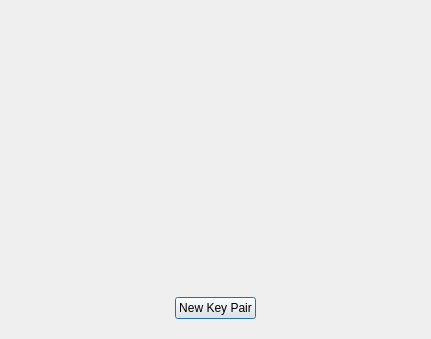
<?xml version="1.0" encoding="UTF-8"?>
<ui version="4.0">
 <class>GenerateKeyPairDialog</class>
 <widget class="QDialog" name="GenerateKeyPairDialog">
  <property name="geometry">
   <rect>
    <x>0</x>
    <y>0</y>
    <width>431</width>
    <height>339</height>
   </rect>
  </property>
  <property name="windowTitle">
   <string>Dialog</string>
  </property>
  <layout class="QVBoxLayout" name="verticalLayout_5">
   <item>
    <widget class="QStackedWidget" name="stackedWidget">
     <property name="currentIndex">
      <number>0</number>
     </property>
     <widget class="QWidget" name="page_7">
      <layout class="QVBoxLayout" name="verticalLayout_2">
       <item>
        <widget class="QLabel" name="label">
         <property name="font">
          <font>
           <weight>50</weight>
           <bold>false</bold>
          </font>
         </property>
         <property name="text">
          <string/>
         </property>
        </widget>
       </item>
       <item>
        <layout class="QHBoxLayout" name="horizontalLayout">
         <item>
          <spacer name="horizontalSpacer_2">
           <property name="orientation">
            <enum>Qt::Horizontal</enum>
           </property>
           <property name="sizeHint" stdset="0">
            <size>
             <width>40</width>
             <height>20</height>
            </size>
           </property>
          </spacer>
         </item>
         <item>
          <widget class="QPushButton" name="btnNewKeyPair">
           <property name="text">
            <string>New Key Pair</string>
           </property>
           <property name="icon">
            <iconset resource="../../img/icons.qrc">
             <normaloff>:/icons/gen-new-key-pair.svg</normaloff>:/icons/gen-new-key-pair.svg</iconset>
           </property>
           <property name="iconSize">
            <size>
             <width>48</width>
             <height>48</height>
            </size>
           </property>
          </widget>
         </item>
         <item>
          <spacer name="horizontalSpacer">
           <property name="orientation">
            <enum>Qt::Horizontal</enum>
           </property>
           <property name="sizeHint" stdset="0">
            <size>
             <width>40</width>
             <height>20</height>
            </size>
           </property>
          </spacer>
         </item>
        </layout>
       </item>
      </layout>
     </widget>
     <widget class="QWidget" name="page_8">
      <layout class="QVBoxLayout" name="verticalLayout_3">
       <item>
        <widget class="QLabel" name="label_4">
         <property name="font">
          <font>
           <weight>50</weight>
           <bold>false</bold>
          </font>
         </property>
         <property name="text">
          <string/>
         </property>
        </widget>
       </item>
       <item>
        <layout class="QFormLayout" name="formLayout">
         <item row="0" column="0">
          <widget class="QLabel" name="label_2">
           <property name="text">
            <string>Name:</string>
           </property>
          </widget>
         </item>
         <item row="0" column="1">
          <widget class="QLineEdit" name="nameLineEdit"/>
         </item>
         <item row="1" column="0">
          <widget class="QLabel" name="label_3">
           <property name="text">
            <string>Email:</string>
           </property>
          </widget>
         </item>
         <item row="1" column="1">
          <widget class="QLineEdit" name="emailLineEdit"/>
         </item>
        </layout>
       </item>
       <item>
        <widget class="QLabel" name="statusLinesEdit">
         <property name="text">
          <string/>
         </property>
        </widget>
       </item>
       <item>
        <layout class="QHBoxLayout" name="horizontalLayout_2">
         <item>
          <spacer name="horizontalSpacer_3">
           <property name="orientation">
            <enum>Qt::Horizontal</enum>
           </property>
           <property name="sizeHint" stdset="0">
            <size>
             <width>40</width>
             <height>20</height>
            </size>
           </property>
          </spacer>
         </item>
         <item>
          <widget class="QPushButton" name="btnBackDisabled">
           <property name="text">
            <string>&lt; Back</string>
           </property>
           <property name="autoDefault">
            <bool>true</bool>
           </property>
          </widget>
         </item>
         <item>
          <widget class="QPushButton" name="btnNext">
           <property name="text">
            <string>Next &gt;</string>
           </property>
           <property name="iconSize">
            <size>
             <width>16</width>
             <height>16</height>
            </size>
           </property>
          </widget>
         </item>
         <item>
          <widget class="QPushButton" name="btnCancelFromFillData">
           <property name="text">
            <string>Cancel</string>
           </property>
          </widget>
         </item>
        </layout>
       </item>
      </layout>
     </widget>
     <widget class="QWidget" name="page_2">
      <layout class="QVBoxLayout" name="verticalLayout">
       <item>
        <widget class="QLabel" name="label_6">
         <property name="font">
          <font>
           <weight>75</weight>
           <bold>true</bold>
          </font>
         </property>
         <property name="text">
          <string>Preview Parameters</string>
         </property>
        </widget>
       </item>
       <item>
        <widget class="QLabel" name="label_7">
         <property name="text">
          <string>Please review the parameters before proceeding.</string>
         </property>
        </widget>
       </item>
       <item>
        <widget class="QPlainTextEdit" name="plainTextEdit">
         <property name="font">
          <font>
           <family>Liberation Mono</family>
          </font>
         </property>
        </widget>
       </item>
       <item>
        <layout class="QHBoxLayout" name="horizontalLayout_3">
         <item>
          <spacer name="horizontalSpacer_4">
           <property name="orientation">
            <enum>Qt::Horizontal</enum>
           </property>
           <property name="sizeHint" stdset="0">
            <size>
             <width>40</width>
             <height>20</height>
            </size>
           </property>
          </spacer>
         </item>
         <item>
          <widget class="QPushButton" name="btnBackFromReview">
           <property name="text">
            <string>&lt; Back</string>
           </property>
          </widget>
         </item>
         <item>
          <widget class="QPushButton" name="btnCreate">
           <property name="text">
            <string>Create</string>
           </property>
          </widget>
         </item>
         <item>
          <widget class="QPushButton" name="btnCancelFromReview">
           <property name="text">
            <string>Cancel</string>
           </property>
          </widget>
         </item>
        </layout>
       </item>
      </layout>
     </widget>
     <widget class="QWidget" name="page">
      <layout class="QVBoxLayout" name="verticalLayout_4">
       <item>
        <widget class="QLabel" name="label_5">
         <property name="font">
          <font>
           <pointsize>13</pointsize>
           <weight>75</weight>
           <bold>true</bold>
          </font>
         </property>
         <property name="text">
          <string>Creating Key Pair...</string>
         </property>
        </widget>
       </item>
       <item>
        <widget class="QLabel" name="InfoAboutGenerationKeys">
         <property name="text">
          <string/>
         </property>
        </widget>
       </item>
       <item>
        <spacer name="verticalSpacer">
         <property name="orientation">
          <enum>Qt::Vertical</enum>
         </property>
         <property name="sizeHint" stdset="0">
          <size>
           <width>20</width>
           <height>40</height>
          </size>
         </property>
        </spacer>
       </item>
       <item>
        <layout class="QHBoxLayout" name="horizontalLayout_4">
         <item>
          <spacer name="horizontalSpacer_5">
           <property name="orientation">
            <enum>Qt::Horizontal</enum>
           </property>
           <property name="sizeHint" stdset="0">
            <size>
             <width>40</width>
             <height>20</height>
            </size>
           </property>
          </spacer>
         </item>
         <item>
          <widget class="QPushButton" name="btnCancelCreatingKeyPair">
           <property name="text">
            <string>Cancel</string>
           </property>
          </widget>
         </item>
        </layout>
       </item>
      </layout>
     </widget>
    </widget>
   </item>
  </layout>
 </widget>
 <resources>
  <include location="../../img/icons.qrc"/>
 </resources>
 <connections/>
</ui>
